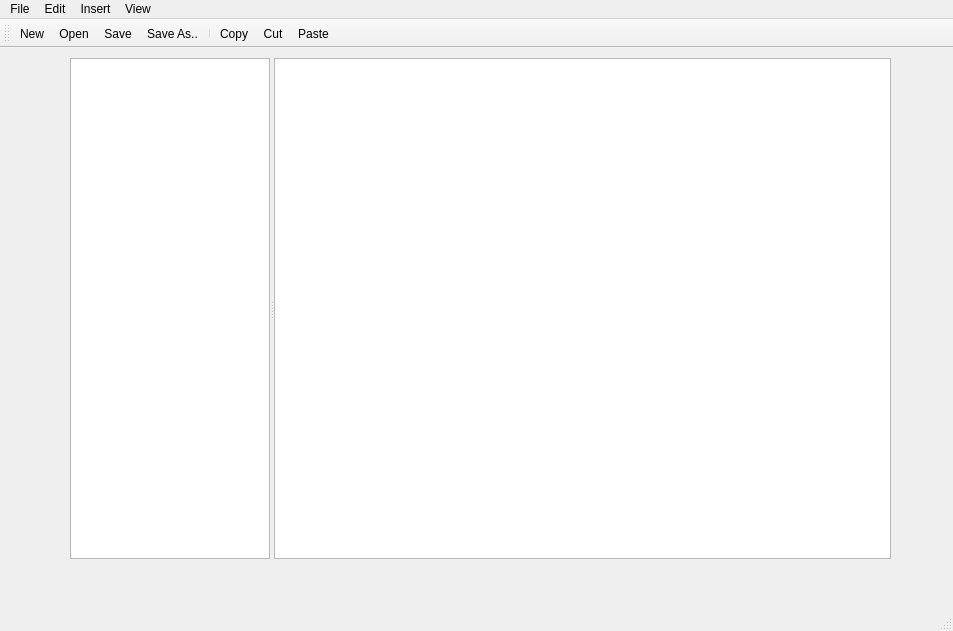
<?xml version="1.0" encoding="UTF-8"?>
<ui version="4.0">
 <class>MainWindow</class>
 <widget class="QMainWindow" name="MainWindow">
  <property name="geometry">
   <rect>
    <x>0</x>
    <y>0</y>
    <width>953</width>
    <height>631</height>
   </rect>
  </property>
  <property name="windowTitle">
   <string>MainWindow</string>
  </property>
  <widget class="QWidget" name="centralwidget">
   <widget class="QSplitter" name="splitter">
    <property name="geometry">
     <rect>
      <x>70</x>
      <y>10</y>
      <width>821</width>
      <height>501</height>
     </rect>
    </property>
    <property name="orientation">
     <enum>Qt::Horizontal</enum>
    </property>
    <widget class="QListWidget" name="listWidget">
     <property name="maximumSize">
      <size>
       <width>200</width>
       <height>16777215</height>
      </size>
     </property>
    </widget>
    <widget class="QPlainTextEdit" name="plainTextEdit"/>
   </widget>
  </widget>
  <widget class="QMenuBar" name="menubar">
   <property name="geometry">
    <rect>
     <x>0</x>
     <y>0</y>
     <width>953</width>
     <height>22</height>
    </rect>
   </property>
   <widget class="QMenu" name="menuFile">
    <property name="title">
     <string>File</string>
    </property>
    <addaction name="actionNew"/>
    <addaction name="actionOpen"/>
    <addaction name="actionSave"/>
    <addaction name="actionSave_As"/>
    <addaction name="separator"/>
    <addaction name="actionExit"/>
   </widget>
   <widget class="QMenu" name="menuEdit">
    <property name="title">
     <string>Edit</string>
    </property>
    <addaction name="actionCopy"/>
    <addaction name="actionCut"/>
    <addaction name="actionPaste"/>
    <addaction name="separator"/>
    <addaction name="actionSelect_All"/>
    <addaction name="actionSelect_None"/>
   </widget>
   <widget class="QMenu" name="menuInsert">
    <property name="title">
     <string>Insert</string>
    </property>
    <addaction name="actionAnimals"/>
    <addaction name="actionShapes"/>
    <addaction name="actionFood"/>
   </widget>
   <widget class="QMenu" name="menuView">
    <property name="title">
     <string>View</string>
    </property>
    <addaction name="actionToolbar_top"/>
    <addaction name="actionToolbar_bottom"/>
    <addaction name="actionToolbar_left"/>
    <addaction name="actionToolbar_right"/>
    <addaction name="separator"/>
    <addaction name="actionToolbar_floatable"/>
    <addaction name="actionToolbar_movable"/>
   </widget>
   <addaction name="menuFile"/>
   <addaction name="menuEdit"/>
   <addaction name="menuInsert"/>
   <addaction name="menuView"/>
  </widget>
  <widget class="QStatusBar" name="statusbar"/>
  <widget class="QToolBar" name="toolBar">
   <property name="windowTitle">
    <string>toolBar</string>
   </property>
   <attribute name="toolBarArea">
    <enum>TopToolBarArea</enum>
   </attribute>
   <attribute name="toolBarBreak">
    <bool>false</bool>
   </attribute>
   <addaction name="actionNew"/>
   <addaction name="actionOpen"/>
   <addaction name="actionSave"/>
   <addaction name="actionSave_As"/>
   <addaction name="separator"/>
   <addaction name="actionCopy"/>
   <addaction name="actionCut"/>
   <addaction name="actionPaste"/>
  </widget>
  <action name="actionNew">
   <property name="icon">
    <iconset resource="resources.qrc">
     <normaloff>:/files/images/new.png</normaloff>:/files/images/new.png</iconset>
   </property>
   <property name="text">
    <string>New</string>
   </property>
  </action>
  <action name="actionOpen">
   <property name="icon">
    <iconset resource="resources.qrc">
     <normaloff>:/files/images/open.png</normaloff>:/files/images/open.png</iconset>
   </property>
   <property name="text">
    <string>Open</string>
   </property>
  </action>
  <action name="actionSave">
   <property name="icon">
    <iconset resource="resources.qrc">
     <normaloff>:/files/images/save.png</normaloff>:/files/images/save.png</iconset>
   </property>
   <property name="text">
    <string>Save</string>
   </property>
  </action>
  <action name="actionSave_As">
   <property name="icon">
    <iconset resource="resources.qrc">
     <normaloff>:/files/images/saveas.png</normaloff>:/files/images/saveas.png</iconset>
   </property>
   <property name="text">
    <string>Save As..</string>
   </property>
  </action>
  <action name="actionExit">
   <property name="text">
    <string>Exit</string>
   </property>
  </action>
  <action name="actionCopy">
   <property name="icon">
    <iconset resource="resources.qrc">
     <normaloff>:/files/images/copy.png</normaloff>:/files/images/copy.png</iconset>
   </property>
   <property name="text">
    <string>Copy</string>
   </property>
  </action>
  <action name="actionCut">
   <property name="icon">
    <iconset resource="resources.qrc">
     <normaloff>:/files/images/cut.png</normaloff>:/files/images/cut.png</iconset>
   </property>
   <property name="text">
    <string>Cut</string>
   </property>
  </action>
  <action name="actionPaste">
   <property name="icon">
    <iconset resource="resources.qrc">
     <normaloff>:/files/images/paste.png</normaloff>:/files/images/paste.png</iconset>
   </property>
   <property name="text">
    <string>Paste</string>
   </property>
  </action>
  <action name="actionSelect_All">
   <property name="icon">
    <iconset resource="resources.qrc">
     <normaloff>:/files/images/selectall.png</normaloff>:/files/images/selectall.png</iconset>
   </property>
   <property name="text">
    <string>Select All</string>
   </property>
  </action>
  <action name="actionSelect_None">
   <property name="icon">
    <iconset resource="resources.qrc">
     <normaloff>:/files/images/selectnone.png</normaloff>:/files/images/selectnone.png</iconset>
   </property>
   <property name="text">
    <string>Select None</string>
   </property>
  </action>
  <action name="actionAnimals">
   <property name="text">
    <string>Animals</string>
   </property>
  </action>
  <action name="actionShapes">
   <property name="text">
    <string>Shapes</string>
   </property>
  </action>
  <action name="actionFood">
   <property name="text">
    <string>Food</string>
   </property>
  </action>
  <action name="actionToolbar_top">
   <property name="text">
    <string>Toolbar top</string>
   </property>
  </action>
  <action name="actionToolbar_bottom">
   <property name="text">
    <string>Toolbar bottom</string>
   </property>
  </action>
  <action name="actionToolbar_left">
   <property name="text">
    <string>Toolbar left</string>
   </property>
  </action>
  <action name="actionToolbar_right">
   <property name="text">
    <string>Toolbar right</string>
   </property>
  </action>
  <action name="actionToolbar_floatable">
   <property name="checkable">
    <bool>true</bool>
   </property>
   <property name="text">
    <string>Toolbar floatable</string>
   </property>
  </action>
  <action name="actionToolbar_movable">
   <property name="checkable">
    <bool>true</bool>
   </property>
   <property name="text">
    <string>Toolbar movable</string>
   </property>
  </action>
 </widget>
 <resources>
  <include location="resources.qrc"/>
 </resources>
 <connections/>
</ui>
